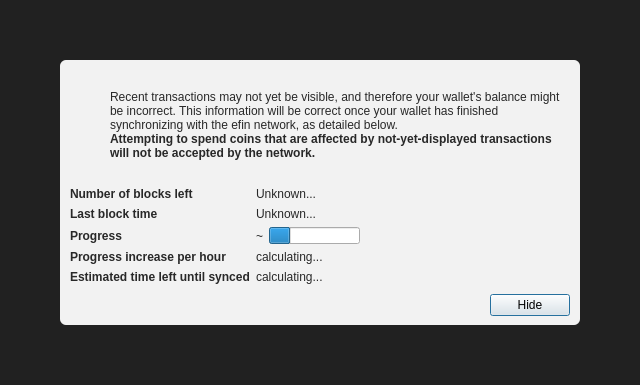
<?xml version="1.0" encoding="UTF-8"?>
<ui version="4.0">
 <class>ModalOverlay</class>
 <widget class="ModalOverlay" name="ModalOverlay">
  <property name="geometry">
   <rect>
    <x>0</x>
    <y>0</y>
    <width>640</width>
    <height>385</height>
   </rect>
  </property>
  <property name="windowTitle">
   <string>Form</string>
  </property>
  <layout class="QVBoxLayout" name="verticalLayout" stretch="0">
   <property name="sizeConstraint">
    <enum>QLayout::SetDefaultConstraint</enum>
   </property>
   <property name="leftMargin">
    <number>0</number>
   </property>
   <property name="topMargin">
    <number>0</number>
   </property>
   <property name="rightMargin">
    <number>0</number>
   </property>
   <property name="bottomMargin">
    <number>0</number>
   </property>
   <item>
    <widget class="QWidget" name="bgWidget" native="true">
     <property name="styleSheet">
      <string notr="true">#bgWidget { background: rgba(0,0,0,220); }</string>
     </property>
     <layout class="QVBoxLayout" name="verticalLayoutMain" stretch="1">
      <property name="leftMargin">
       <number>60</number>
      </property>
      <property name="topMargin">
       <number>60</number>
      </property>
      <property name="rightMargin">
       <number>60</number>
      </property>
      <property name="bottomMargin">
       <number>60</number>
      </property>
      <item>
       <widget class="QWidget" name="contentWidget" native="true">
        <property name="styleSheet">
         <string notr="true">#contentWidget { background: rgba(255,255,255,240); border-radius: 6px; }

QLabel { color: rgb(40,40,40);  }</string>
        </property>
        <layout class="QVBoxLayout" name="verticalLayoutSub" stretch="1,0,0,0">
         <property name="spacing">
          <number>0</number>
         </property>
         <property name="leftMargin">
          <number>10</number>
         </property>
         <property name="topMargin">
          <number>10</number>
         </property>
         <property name="rightMargin">
          <number>10</number>
         </property>
         <property name="bottomMargin">
          <number>10</number>
         </property>
         <item>
          <layout class="QHBoxLayout" name="horizontalLayoutIconText" stretch="0,1">
           <property name="topMargin">
            <number>20</number>
           </property>
           <item>
            <layout class="QVBoxLayout" name="verticalLayoutIcon">
             <property name="leftMargin">
              <number>0</number>
             </property>
             <item>
              <widget class="QPushButton" name="warningIcon">
               <property name="enabled">
                <bool>false</bool>
               </property>
               <property name="text">
                <string/>
               </property>
               <property name="icon">
                <iconset>
                 <normaloff>:/icons/warning</normaloff>
                 <disabledoff>:/icons/warning</disabledoff>:/icons/warning</iconset>
               </property>
               <property name="iconSize">
                <size>
                 <width>48</width>
                 <height>48</height>
                </size>
               </property>
               <property name="flat">
                <bool>true</bool>
               </property>
              </widget>
             </item>
             <item>
              <spacer name="verticalSpacerWarningIcon">
               <property name="orientation">
                <enum>Qt::Vertical</enum>
               </property>
               <property name="sizeHint" stdset="0">
                <size>
                 <width>20</width>
                 <height>40</height>
                </size>
               </property>
              </spacer>
             </item>
            </layout>
           </item>
           <item>
            <layout class="QVBoxLayout" name="verticalLayoutInfoText">
             <property name="leftMargin">
              <number>0</number>
             </property>
             <property name="topMargin">
              <number>0</number>
             </property>
             <item>
              <widget class="QLabel" name="infoText">
               <property name="text">
                <string>Recent transactions may not yet be visible, and therefore your wallet's balance might be incorrect. This information will be correct once your wallet has finished synchronizing with the efin network, as detailed below.</string>
               </property>
               <property name="textFormat">
                <enum>Qt::RichText</enum>
               </property>
               <property name="wordWrap">
                <bool>true</bool>
               </property>
              </widget>
             </item>
             <item>
              <widget class="QLabel" name="infoTextStrong">
               <property name="font">
                <font>
                 <weight>75</weight>
                 <bold>true</bold>
                </font>
               </property>
               <property name="text">
                <string>Attempting to spend coins that are affected by not-yet-displayed transactions will not be accepted by the network.</string>
               </property>
               <property name="textFormat">
                <enum>Qt::RichText</enum>
               </property>
               <property name="wordWrap">
                <bool>true</bool>
               </property>
              </widget>
             </item>
             <item>
              <spacer name="verticalSpacerInTextSpace">
               <property name="orientation">
                <enum>Qt::Vertical</enum>
               </property>
               <property name="sizeHint" stdset="0">
                <size>
                 <width>20</width>
                 <height>40</height>
                </size>
               </property>
              </spacer>
             </item>
            </layout>
           </item>
          </layout>
         </item>
         <item>
          <spacer name="verticalSpacerAfterText">
           <property name="orientation">
            <enum>Qt::Vertical</enum>
           </property>
           <property name="sizeHint" stdset="0">
            <size>
             <width>20</width>
             <height>40</height>
            </size>
           </property>
          </spacer>
         </item>
         <item>
          <layout class="QFormLayout" name="formLayout">
           <property name="fieldGrowthPolicy">
            <enum>QFormLayout::FieldsStayAtSizeHint</enum>
           </property>
           <property name="horizontalSpacing">
            <number>6</number>
           </property>
           <property name="verticalSpacing">
            <number>6</number>
           </property>
           <property name="topMargin">
            <number>10</number>
           </property>
           <item row="0" column="0">
            <widget class="QLabel" name="labelNumberOfBlocksLeft">
             <property name="font">
              <font>
               <weight>75</weight>
               <bold>true</bold>
              </font>
             </property>
             <property name="text">
              <string>Number of blocks left</string>
             </property>
            </widget>
           </item>
           <item row="0" column="1">
            <widget class="QLabel" name="numberOfBlocksLeft">
             <property name="text">
              <string>Unknown...</string>
             </property>
            </widget>
           </item>
           <item row="1" column="0">
            <widget class="QLabel" name="labelLastBlockTime">
             <property name="font">
              <font>
               <weight>75</weight>
               <bold>true</bold>
              </font>
             </property>
             <property name="text">
              <string>Last block time</string>
             </property>
            </widget>
           </item>
           <item row="1" column="1">
            <widget class="QLabel" name="newestBlockDate">
             <property name="sizePolicy">
              <sizepolicy hsizetype="Maximum" vsizetype="Preferred">
               <horstretch>0</horstretch>
               <verstretch>0</verstretch>
              </sizepolicy>
             </property>
             <property name="text">
              <string>Unknown...</string>
             </property>
            </widget>
           </item>
           <item row="2" column="0">
            <widget class="QLabel" name="labelSyncDone">
             <property name="font">
              <font>
               <weight>75</weight>
               <bold>true</bold>
              </font>
             </property>
             <property name="text">
              <string>Progress</string>
             </property>
            </widget>
           </item>
           <item row="2" column="1">
            <layout class="QHBoxLayout" name="horizontalLayoutSync" stretch="0,1">
             <item>
              <widget class="QLabel" name="percentageProgress">
               <property name="text">
                <string notr="true">~</string>
               </property>
              </widget>
             </item>
             <item>
              <widget class="QProgressBar" name="progressBar">
               <property name="value">
                <number>24</number>
               </property>
               <property name="format">
                <string/>
               </property>
              </widget>
             </item>
            </layout>
           </item>
           <item row="4" column="0">
            <widget class="QLabel" name="labelProgressIncrease">
             <property name="font">
              <font>
               <weight>75</weight>
               <bold>true</bold>
              </font>
             </property>
             <property name="text">
              <string>Progress increase per hour</string>
             </property>
            </widget>
           </item>
           <item row="4" column="1">
            <widget class="QLabel" name="progressIncreasePerH">
             <property name="text">
              <string>calculating...</string>
             </property>
            </widget>
           </item>
           <item row="5" column="0">
            <widget class="QLabel" name="labelEstimatedTimeLeft">
             <property name="font">
              <font>
               <weight>75</weight>
               <bold>true</bold>
              </font>
             </property>
             <property name="text">
              <string>Estimated time left until synced</string>
             </property>
            </widget>
           </item>
           <item row="5" column="1">
            <widget class="QLabel" name="expectedTimeLeft">
             <property name="text">
              <string>calculating...</string>
             </property>
            </widget>
           </item>
          </layout>
         </item>
         <item>
          <layout class="QHBoxLayout" name="horizontalLayoutButtons">
           <property name="leftMargin">
            <number>10</number>
           </property>
           <property name="topMargin">
            <number>10</number>
           </property>
           <item>
            <spacer name="horizontalSpacer">
             <property name="orientation">
              <enum>Qt::Horizontal</enum>
             </property>
             <property name="sizeHint" stdset="0">
              <size>
               <width>40</width>
               <height>20</height>
              </size>
             </property>
            </spacer>
           </item>
           <item>
            <widget class="QPushButton" name="closeButton">
             <property name="text">
              <string>Hide</string>
             </property>
             <property name="focusPolicy">
              <enum>Qt::StrongFocus</enum>
             </property>
             <property name="default">
              <bool>true</bool>
             </property>
            </widget>
           </item>
          </layout>
         </item>
        </layout>
       </widget>
      </item>
     </layout>
    </widget>
   </item>
  </layout>
 </widget>
 <customwidgets>
  <customwidget>
   <class>ModalOverlay</class>
   <extends>QWidget</extends>
   <header>qt/modaloverlay.h</header>
   <container>1</container>
  </customwidget>
 </customwidgets>
 <resources/>
 <connections/>
</ui>
